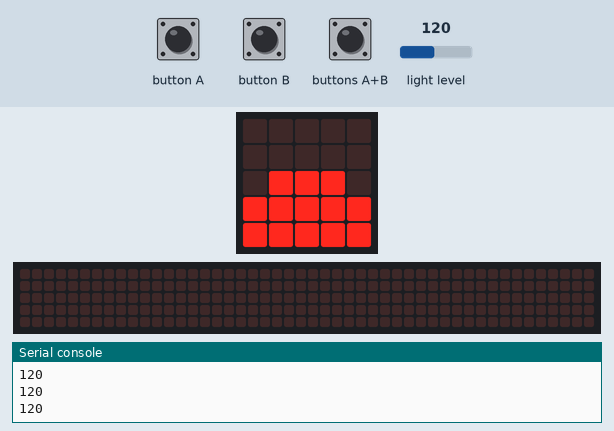
This program was run on a simulated BBC micro:bit (MakeCode). On the bench: the board's 5×5 LED display, a strip that is not on the board, showing the scrolling text unrolled, the last lines printed to the serial console. The inputs (shaded band) are chosen by the test bench; at power-on: light level 120. The 48×5 strip is a reading aid, not a part: it shows the text the display is scrolling, unrolled, one strip-width of it at a time.

Above: at 1.2 s.
1.3 s: buttons A+B pressed for 0.15 s
At 4.82 s:
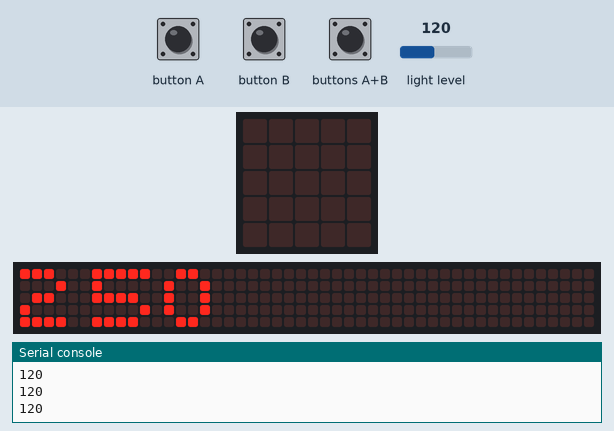
5.0 s: light level set to 64
At 6.1 s:
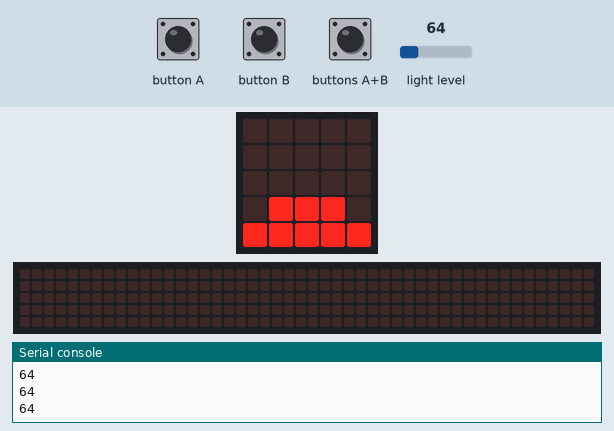
7.0 s: light level set to 128
At 7.5 s:
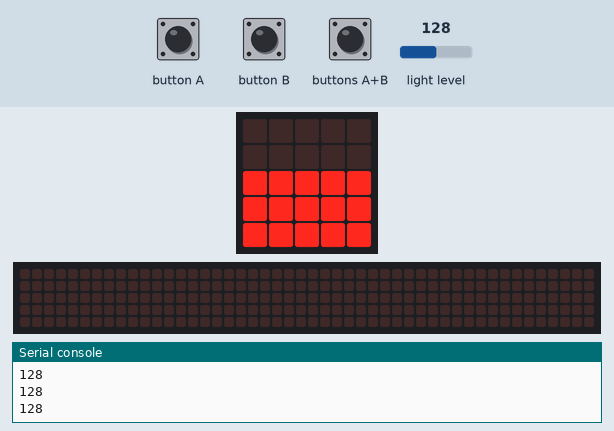
8.5 s: light level set to 191
At 8.8 s:
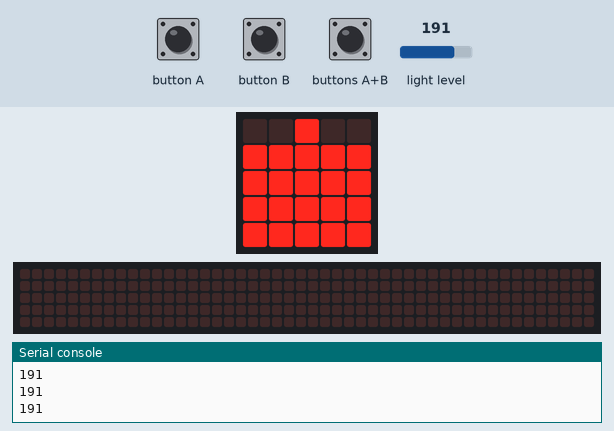
10.0 s: button A pressed for 0.15 s
At 10.6 s:
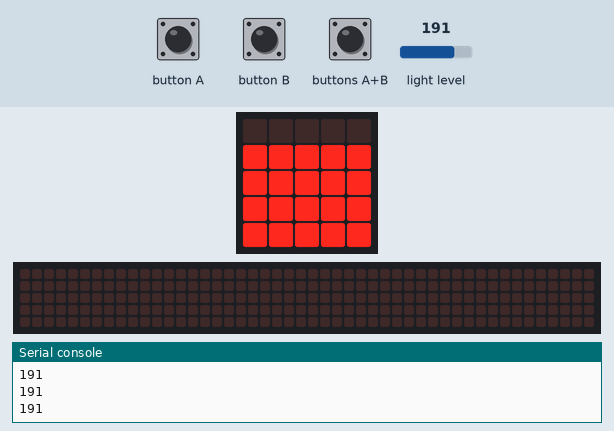
Timing chart, 0 to 12.6 s (numbered marks = the images above; inputs shaded):
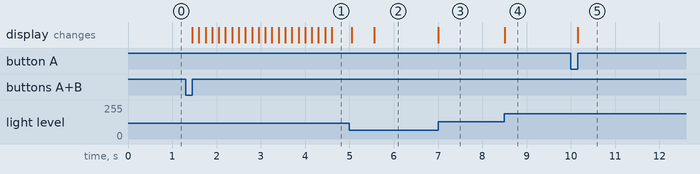

Measured:
- after the input at 1.3 s, the display: changes after 0.15 s (image 1)
- after the input at 5.0 s, the display: first differs from a run without the input after 0.56 s (image 2)
- after the input at 7.0 s, the display: changes at once (image 3)
- after the input at 8.5 s, the display: changes at once (image 4)
- after the input at 10.0 s, the display: changes after 0.16 s (image 5)

The program:

main.ts
```typescript
input.onButtonPressed(Button.A, function () {
    limit += limitStep
    if (limit > max_limit) {
        limit = max_limit
    }
})
input.onButtonPressed(Button.AB, function () {
    measure = false
    basic.clearScreen()
    basic.showNumber(limit)
    basic.pause(500)
    measure = true
})
input.onButtonPressed(Button.B, function () {
    limit += -1 * limitStep
    if (limit < 0) {
        limit = 0
    }
})
let measure = false
let max_limit = 0
let limitStep = 0
let limit = 0
limit = 250
limitStep = 5
max_limit = 255
measure = true
basic.forever(function () {
    if (measure) {
        led.plotBarGraph(
        input.lightLevel(),
        limit
        )
    }
})
```

test.ts
```typescript
// ide kerülnek a tesztek; a rendszer ezt nem kompilálja, ha a csomagot bővítményként használják.
```
